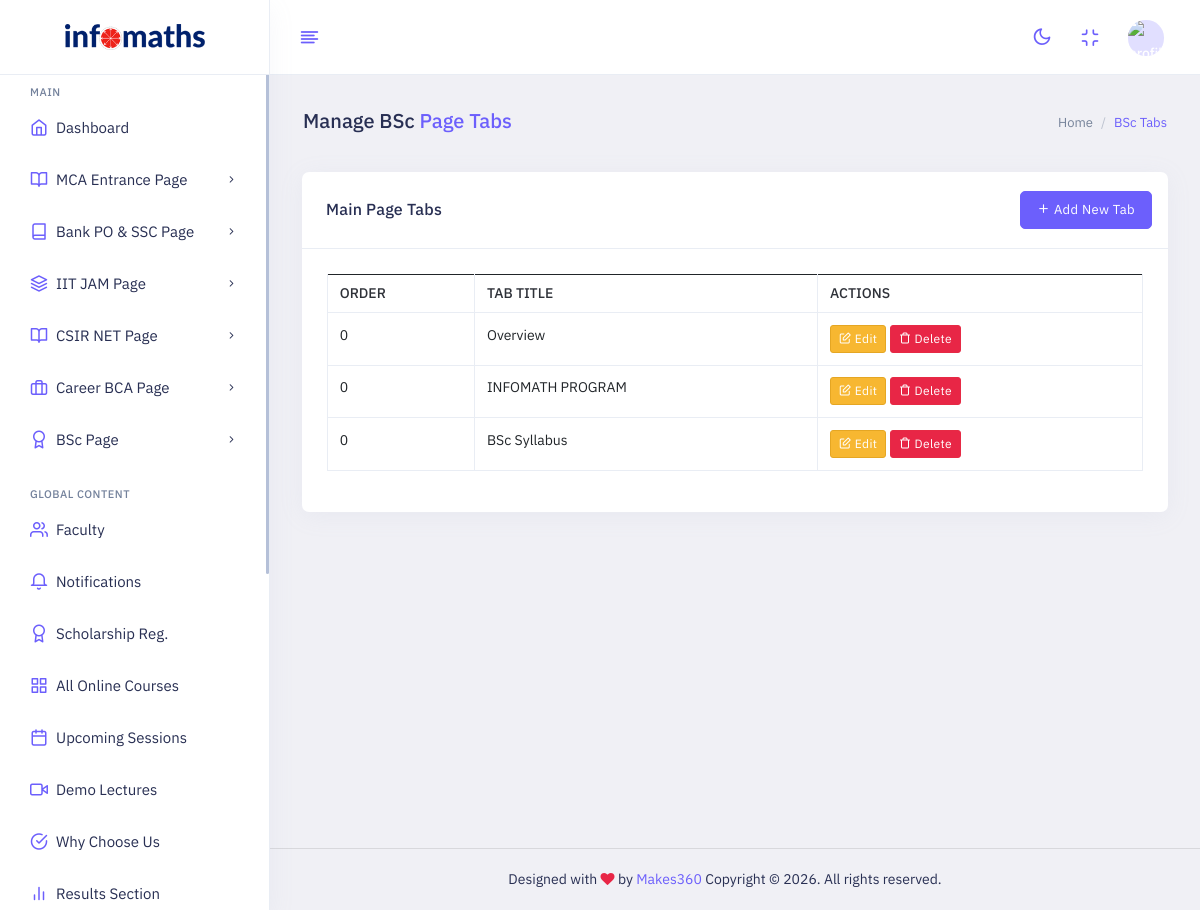
/admin/bsc-page-tabs.php (signed in), run on the app's committed database.
### tables this page shows
CREATE TABLE `bsc_page_tabs` (
  `id` int(11) NOT NULL,
  `tab_title` varchar(255) NOT NULL,
  `tab_content` longtext DEFAULT NULL,
  `display_order` int(11) DEFAULT 0,
  `is_active` tinyint(1) DEFAULT 1,
  `created_at` timestamp NOT NULL DEFAULT current_timestamp(),
  `updated_at` timestamp NOT NULL DEFAULT current_timestamp() ON UPDATE current_timestamp()
);

### admin/bsc-page-tabs.php (the view, shortened to what this page needs)
<?php
require_once '../database.php';
$tabs = [];
try {
    $stmt = $pdo->prepare("SELECT * FROM bsc_page_tabs ORDER BY display_order ASC");
    $stmt->execute();
    $tabs = $stmt->fetchAll(PDO::FETCH_ASSOC);
} catch (PDOException $e) {
    $error_message = "Error fetching tabs: " . $e->getMessage();
}
?>
<!doctype html>
<html lang="en" dir="ltr">
<head>
    <link id="style" href="assets/plugins/bootstrap/css/bootstrap.min.css" rel="stylesheet">
    <link href="assets/css/style.css" rel="stylesheet">
    <link href="assets/css/plugins.css" rel="stylesheet">
    <link href="assets/css/icons.css" rel="stylesheet">
    <link href="https://cdn.jsdelivr.net/npm/summernote@0.8.18/dist/summernote-lite.min.css" rel="stylesheet">
    <link href="assets/switcher/css/switcher.css" rel="stylesheet">
    <link href="assets/switcher/demo.css" rel="stylesheet">
</head>
<body class="app sidebar-mini ltr light-mode">
    <div class="page">
        <div class="page-main">
            <?php include 'assets/header.php'; ?>
            <?php include 'assets/sidebar.php'; ?>
            <div class="main-content app-content mt-0">
                <div class="side-app">
                    <div class="main-container container-fluid">
                        <div class="page-header">
                            <h1 class="page-title">Manage BSc <span class="text-primary">Page Tabs</span></h1>
                            <div>
                                <ol class="breadcrumb">
                                    <li class="breadcrumb-item"><a href="panel">Home</a></li>
                                    <li class="breadcrumb-item active" aria-current="page">BSc Tabs</li>
                                </ol>
                            </div>
                        </div>
                        <div class="row row-sm">
                            <div class="col-lg-12">
                                <div class="card">
                                    <div class="card-header">
                                        <h3 class="card-title">Main Page Tabs</h3>
                                        <div class="card-options">
                                            <button type="button" class="btn btn-primary" data-bs-toggle="modal" data-bs-target="#addTabModal">
                                                <i class="fe fe-plus"></i> Add New Tab
                                            </button>
                                        </div>
                                    </div>
                                    <div class="card-body">
                                        <div class="table-responsive">
                                            <table class="table table-bordered text-nowrap border-bottom">
                                                <thead>
                                                    <tr>
                                                        <th>Order</th>
                                                        <th>Tab Title</th>
                                                        <th>Actions</th>
                                                    </tr>
                                                </thead>
                                                <tbody>
                                                    <?php if (!empty($tabs)): ?>
                                                        <?php foreach ($tabs as $tab): ?>
                                                            <tr>
                                                                <td><?php echo $tab['display_order']; ?></td>
                                                                <td><?php echo htmlspecialchars($tab['tab_title']); ?></td>
                                                                <td>
                                                                    <button class="btn btn-warning btn-sm edit-tab-btn"
                                                                        data-id="<?php echo $tab['id']; ?>"
                                                                        data-title="<?php echo htmlspecialchars($tab['tab_title']); ?>"
                                                                        data-order="<?php echo $tab['display_order']; ?>"
                                                                        data-bs-toggle="modal" data-bs-target="#editTabModal">
                                                                        <i class="fe fe-edit"></i> Edit
                                                                    </button>
                                                                    <a href="?delete_id=<?php echo $tab['id']; ?>" class="btn btn-danger btn-sm" onclick="return confirm('Delete this tab?')">
                                                                        <i class="fe fe-trash"></i> Delete
                                                                    </a>
                                                                </td>
                                                            </tr>
                                                        <?php endforeach; ?>
                                                    <?php else: ?>
                                                        <tr><td colspan="3" class="text-center">No tabs found.</td></tr>
                                                    <?php endif; ?>
                                                </tbody>
                                            </table>
                                        </div>
                                    </div>
                                </div>
                            </div>
                        </div>
                    </div>
                </div>
            </div>
            <?php include 'assets/footer.php'; ?>
        </div>
    </div>
</body>
</html>

### data on the page
bsc_page_tabs: display_order "0", tab_title "Overview"
bsc_page_tabs: display_order "0", tab_title "INFOMATH PROGRAM"
bsc_page_tabs: display_order "0", tab_title "BSc Syllabus"
